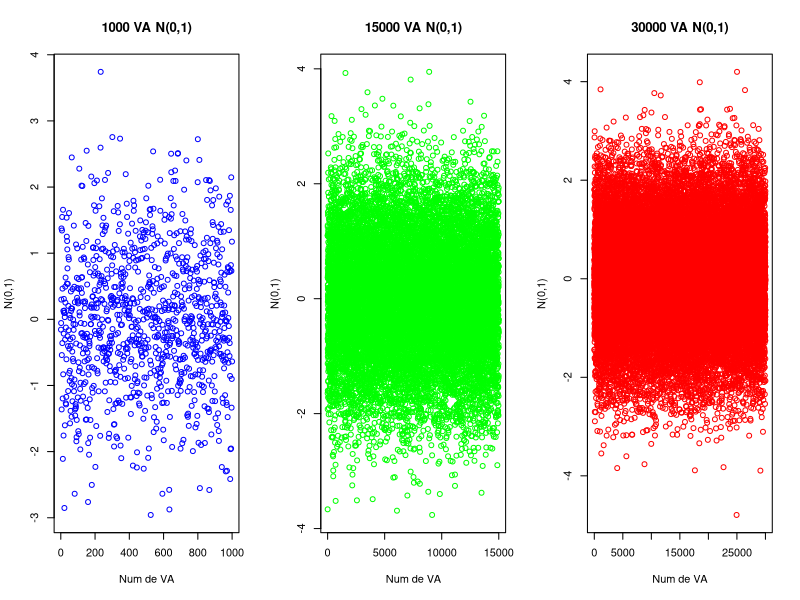
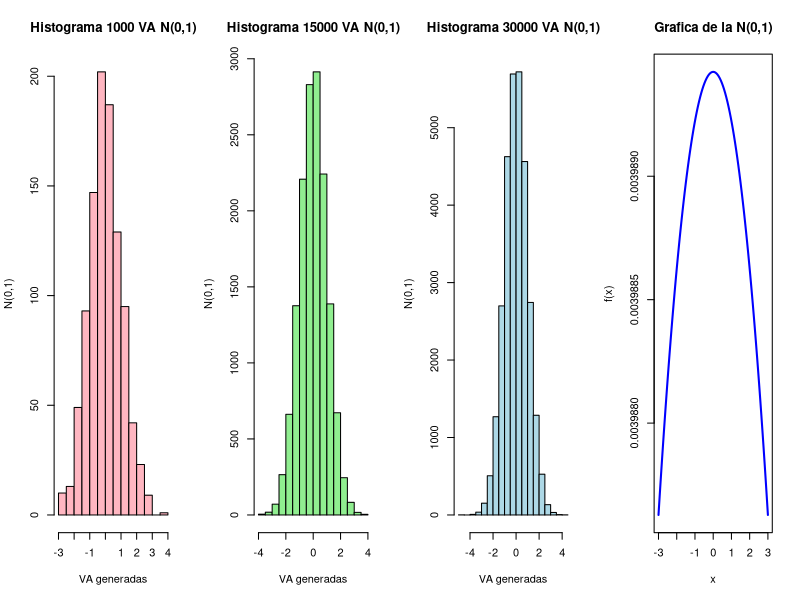
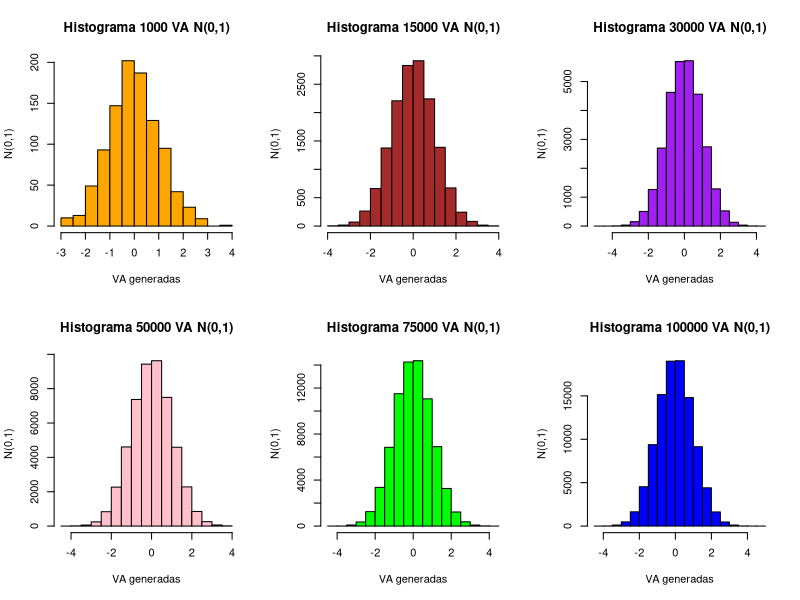
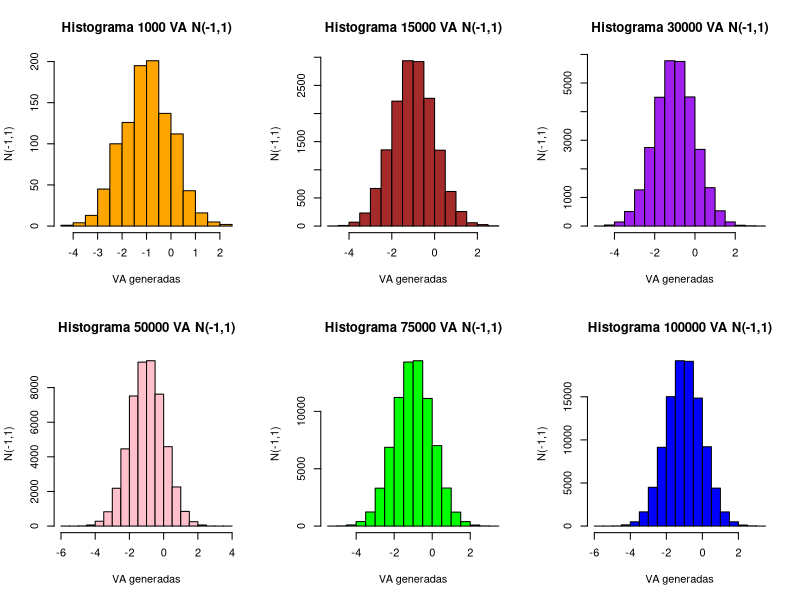
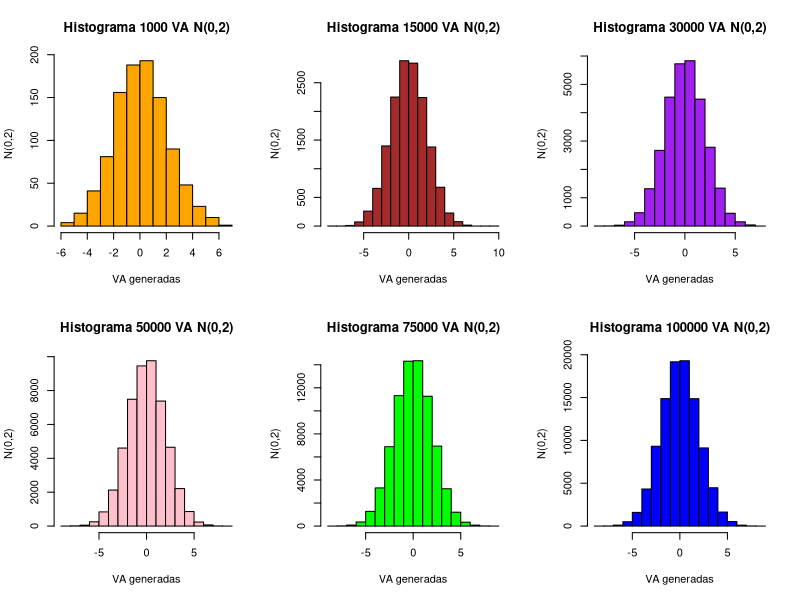
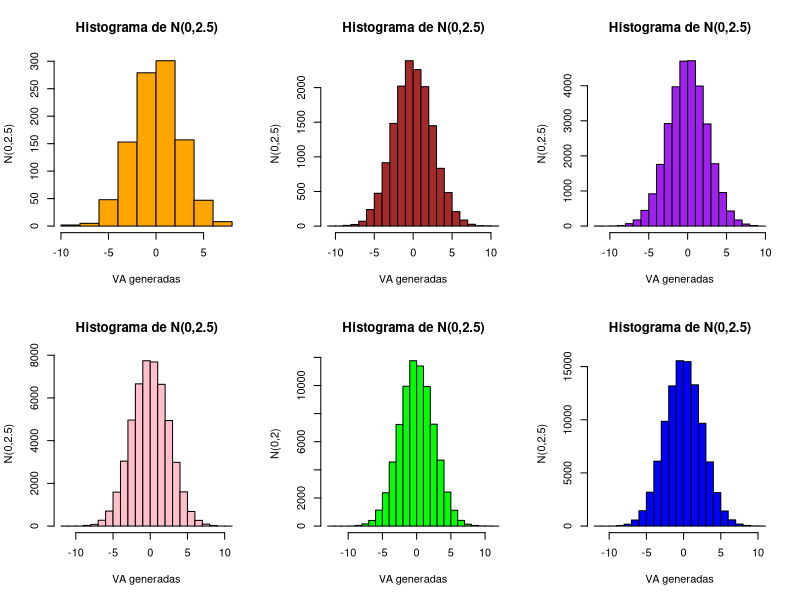

Recreate these plots in R, in order.
## ---- chunk 1
knitr::opts_chunk$set(echo = TRUE)
## ---- chunk 2
n1 <- rnorm(1000,0,1); head(20,1)
## ---- chunk 3
n2 <- rnorm(15000,0,1); head(20,1)
## ---- chunk 4
n3 <- rnorm(30000,0,1); head(20,1)
## ---- chunk 5

## ---- chunk 6
n3 <- rnorm(30000,0,1); head(n3,1)
## ---- chunk 7
par(mfrow = c(1,3))
plot(n1, col="blue",
main = "1000 VA N(0,1)",
xlab ="Num de VA",
ylab = "N(0,1)")

plot(n2, col="green",
main = "15000 VA N(0,1)",
xlab ="Num de VA",
ylab = "N(0,1)")

plot(n3, col="red",
main = "30000 VA N(0,1)",
xlab ="Num de VA",
ylab = "N(0,1)")
## ---- chunk 8
par(mfrow = c(1,4))
hist(n1, main="Histograma 1000 VA N(0,1)",
     col="lightpink",
     xlab="VA generadas",
     ylab="N(0,1)")
hist(n2, main="Histograma 15000 VA N(0,1)",
     col="lightgreen",
     xlab="VA generadas",
     ylab="N(0,1)")
hist(n3, main="Histograma 30000 VA N(0,1)",
     col="lightblue",
     xlab="VA generadas",
     ylab="N(0,1)")
X <- seq(-1,1, length=100)
curve(dnorm(x, mean = 0, sd=100),
      from=-3, to=3, lwd=2, col="blue",
      main= "Grafica de la N(0,1)", xlab="x",ylab="f(x)")
## ---- chunk 9
n4 <- rnorm(50000,0,1);
n5 <- rnorm(75000,0,1);
n6 <- rnorm(100000,0,1);
par(mfrow = c(2,3))
hist(n1, main="Histograma 1000 VA N(0,1)",
     col="orange",
     xlab="VA generadas",
     ylab="N(0,1)")
hist(n2, main="Histograma 15000 VA N(0,1)",
     col="brown",
     xlab="VA generadas",
     ylab="N(0,1)")
hist(n3, main="Histograma 30000 VA N(0,1)",
     col="purple",
     xlab="VA generadas",
     ylab="N(0,1)")

hist(n4, main="Histograma 50000 VA N(0,1)",
     col="pink",
     xlab="VA generadas",
     ylab="N(0,1)")
hist(n5, main="Histograma 75000 VA N(0,1)",
     col="green",
     xlab="VA generadas",
     ylab="N(0,1)")
hist(n6, main="Histograma 100000 VA N(0,1)",
     col="blue",
     xlab="VA generadas",
     ylab="N(0,1)")
## ---- chunk 10
n1 <- rnorm(1000,-1,1);
n2 <- rnorm(15000,-1,1);
n3 <- rnorm(30000,-1,1);
n4 <- rnorm(50000,-1,1);
n5 <- rnorm(75000,-1,1);
n6 <- rnorm(100000,-1,1);
par(mfrow = c(2,3))
hist(n1, main="Histograma 1000 VA N(-1,1)",
     col="orange",
     xlab="VA generadas",
     ylab="N(-1,1)")
hist(n2, main="Histograma 15000 VA N(-1,1)",
     col="brown",
     xlab="VA generadas",
     ylab="N(-1,1)")
hist(n3, main="Histograma 30000 VA N(-1,1)",
     col="purple",
     xlab="VA generadas",
     ylab="N(-1,1)")

hist(n4, main="Histograma 50000 VA N(-1,1)",
     col="pink",
     xlab="VA generadas",
     ylab="N(-1,1)")
hist(n5, main="Histograma 75000 VA N(-1,1)",
     col="green",
     xlab="VA generadas",
     ylab="N(-1,1)")
hist(n6, main="Histograma 100000 VA N(-1,1)",
     col="blue",
     xlab="VA generadas",
     ylab="N(-1,1)")
## ---- chunk 11
n1 <- rnorm(1000,0,2);
n2 <- rnorm(15000,0,2);
n3 <- rnorm(30000,0,2);
n4 <- rnorm(50000,0,2);
n5 <- rnorm(75000,0,2);
n6 <- rnorm(100000,0,2);
par(mfrow = c(2,3))
hist(n1, main="Histograma 1000 VA N(0,2)",
     col="orange",
     xlab="VA generadas",
     ylab="N(0,2)")
hist(n2, main="Histograma 15000 VA N(0,2)",
     col="brown",
     xlab="VA generadas",
     ylab="N(0,2)")
hist(n3, main="Histograma 30000 VA N(0,2)",
     col="purple",
     xlab="VA generadas",
     ylab="N(0,2)")

hist(n4, main="Histograma 50000 VA N(0,2)",
     col="pink",
     xlab="VA generadas",
     ylab="N(0,2)")
hist(n5, main="Histograma 75000 VA N(0,2)",
     col="green",
     xlab="VA generadas",
     ylab="N(0,2)")
hist(n6, main="Histograma 100000 VA N(0,2)",
     col="blue",
     xlab="VA generadas",
     ylab="N(0,2)")
## ---- chunk 12
media <- 0
desvstd <- 2.5
n1 <- rnorm(1000,media,desvstd);
n2 <- rnorm(15000,media,desvstd);
n3 <- rnorm(30000,media,desvstd);
n4 <- rnorm(50000,media,desvstd);
n5 <- rnorm(75000,media,desvstd);
n6 <- rnorm(100000,media,desvstd);
mititulo <- paste0("Histograma de N(",media,",",desvstd,")")
etiquetay <- paste0("N(",media,",",desvstd,")")
par(mfrow = c(2,3))
hist(n1, main=mititulo,
     col="orange",
     xlab="VA generadas",
     ylab=etiquetay)
hist(n2, main=mititulo,
     col="brown",
     xlab="VA generadas",
     ylab=etiquetay)
hist(n3, main=mititulo,
     col="purple",
     xlab="VA generadas",
     ylab=etiquetay)

hist(n4, main=mititulo,
     col="pink",
     xlab="VA generadas",
     ylab=etiquetay)
hist(n5, main=mititulo,
     col="green",
     xlab="VA generadas",
     ylab="N(0,2)")
hist(n6, main=mititulo,
     col="blue",
     xlab="VA generadas",
     ylab=etiquetay)
